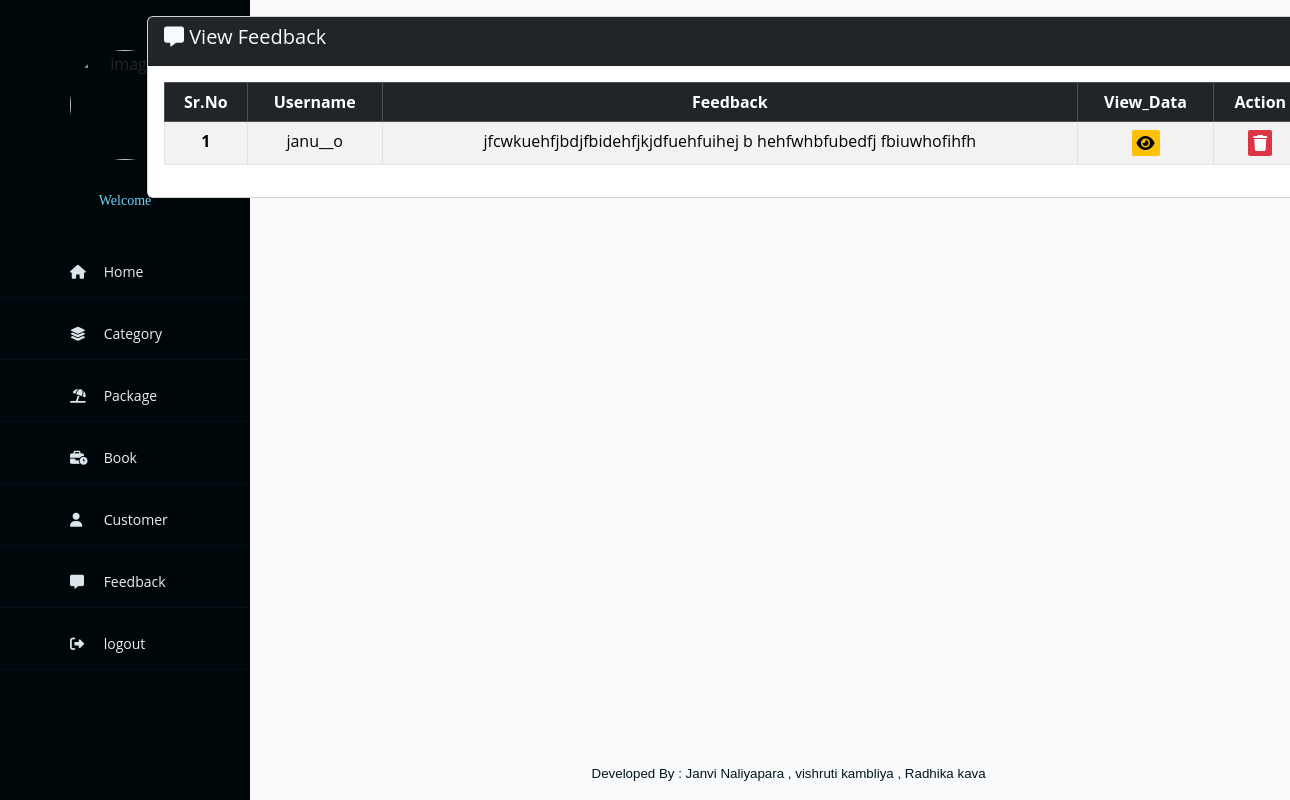
Page /Admin/Manage_Feedback.php on the earlier database version.
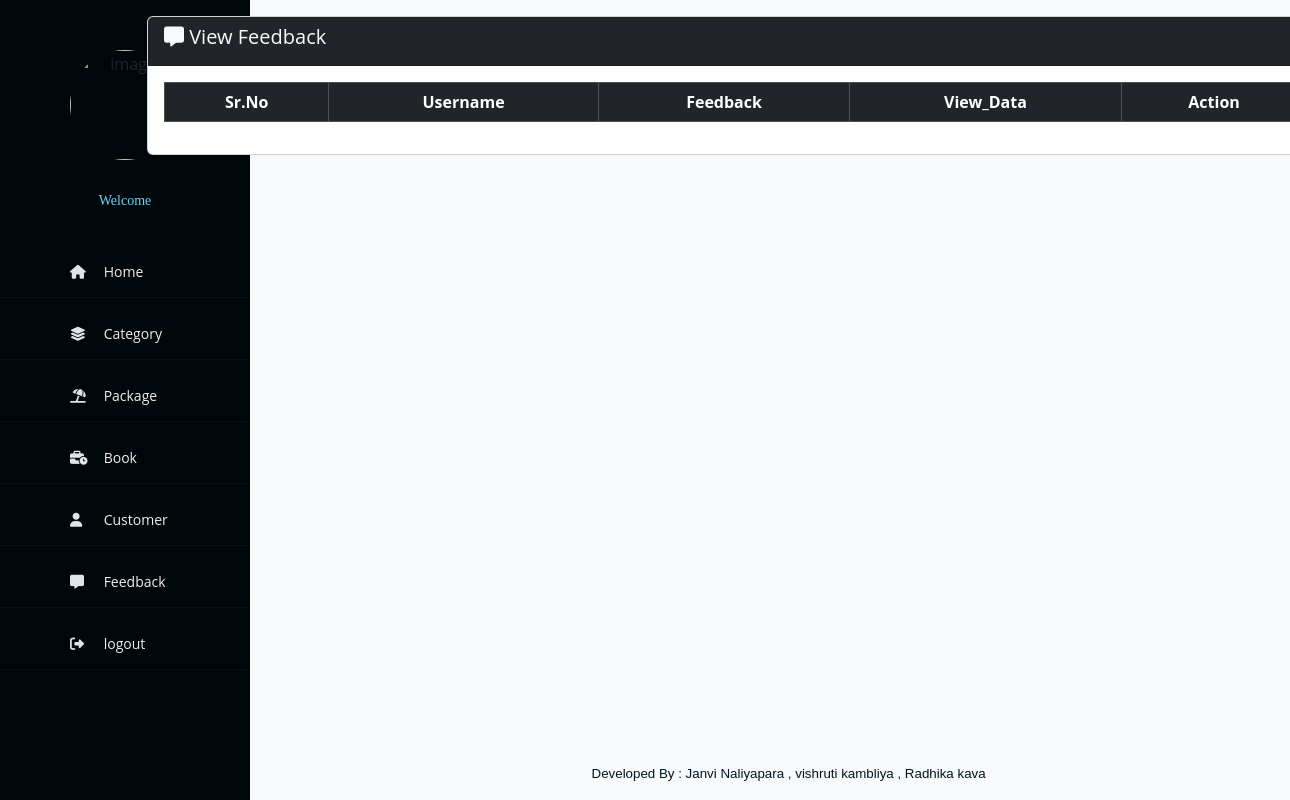
Same page on the later database version.
### tables this page shows
CREATE TABLE `feedback` (
  `fid` int(5) NOT NULL,
  `username` varchar(50) NOT NULL,
  `feedback` varchar(200) NOT NULL
);

### Admin/Manage_Feedback.php (the view, shortened to what this page needs)
<link rel="stylesheet" href="style.css" type="text/css">
<link rel="stylesheet" href="https://cdnjs.cloudflare.com/ajax/libs/font-awesome/6.6.0/css/all.min.css">
<?php
 include('Header.php');
?>
<body class="bg-light">
<div class="container mt-3">
    <div class="row justify-content-center">
      <div class="col-md-8">
    <div class="card">
<div class="card-header bg-dark text-light">
    <h5><i class="fa-solid fa-message"></i> View Feedback</h5>
</div>
<div class="card-body">
<table class="table table-striped table-bordered text-center" >
  <thead class="table-dark ">
    <tr>
      <th scope="col">Sr.No</th>
      <th scope="col">Username</th>
      <th scope="col">Feedback</th>
      <th scope="col">View_Data</th>
      <th scope="col">Action</th>
    </tr>
  </thead>
  <tbody>
  <?php
  include("connection.php");
  $query = " select * from feedback ";
 $result = mysqli_query($db, $query);
 $i=1;
 while ($data = mysqli_fetch_array($result))
 {
  echo<<<product
  <tr>
  <th scope="col">$i</th>
  <td>$data[username]</td>
  <td>$data[feedback]</td>
  <td><a href="?view=$data[fid]" class="btn btn-warning"><i class="fa-solid fa-eye"></i></a></td>
  <td><a href='Delete_Feedback.php?id=$data[fid]' onclick='return confirm("Are you sure To Delete Feedback ?")'class="btn btn-danger"><i class="fa-solid fa-trash"></i></a></td>
  </td>
  </tr>
product;
$i++;
 }
  ?>
  </tbody>
</table>
</div>
</div>
</div>
</div>
</div>
<?php
 include('Footer.php')
?>

Differences in the rows shown:
removed feedback: username "janu__o", feedback "jfcwkuehfjbdjfbidehfjkjdfuehfuihej b hehfwhbfubedfj fbiuwhofihfh"
